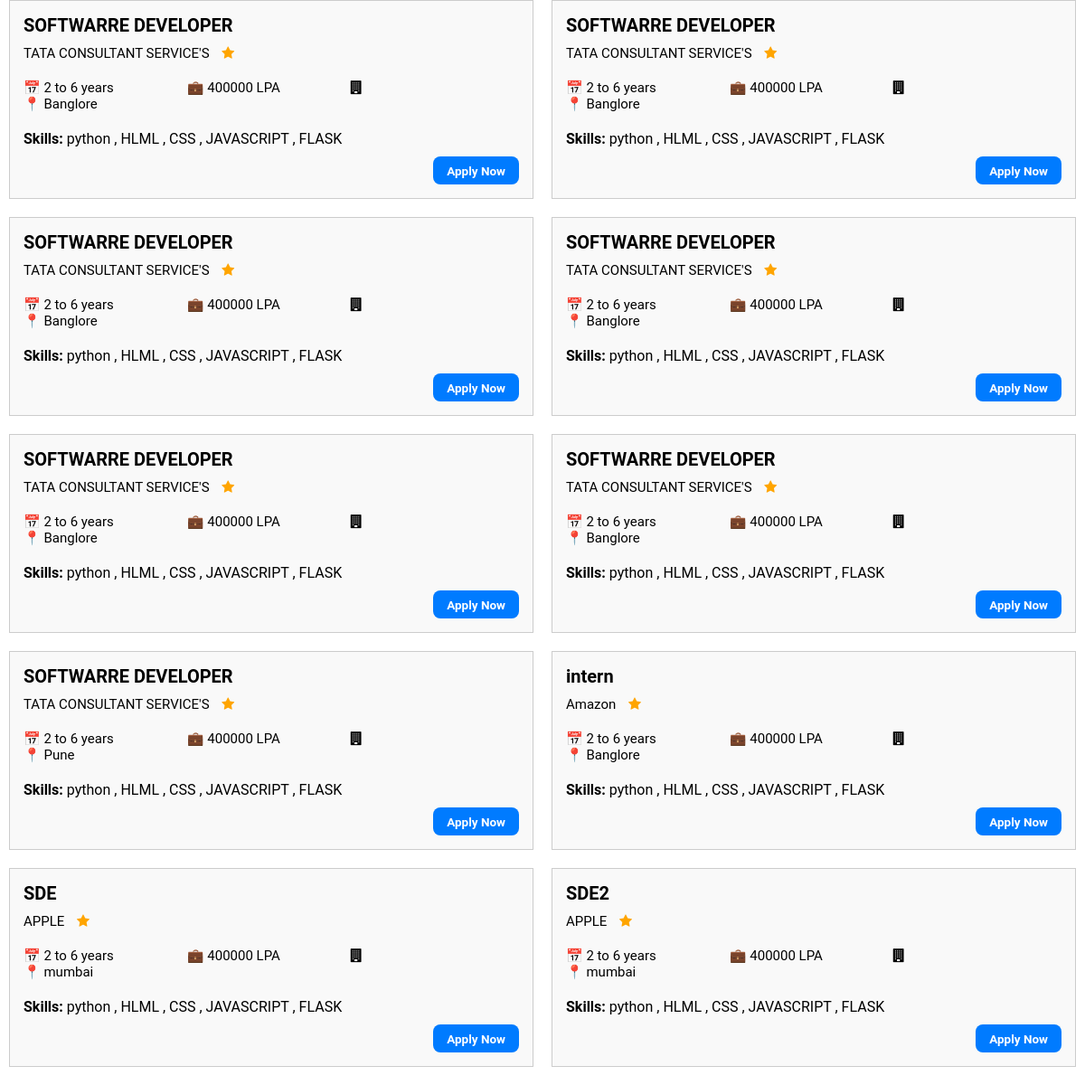
Screenshot of /search with the database file from the repository.
### backend/database.py (models this page shows)
class Job(db.Model):
    __tablename__ = 'jobs'
    id = db.Column(db.Integer, primary_key=True)
    title = db.Column(db.String(100), nullable=False)
    company = db.Column(db.String(100), nullable=False)
    experience = db.Column(db.String(50), nullable=False)
    vacancy = db.Column(db.String(50), nullable=False)
    location = db.Column(db.String(100), nullable=False)
    skills = db.Column(db.String(200), nullable=False)
    salary = db.Column(db.String(100), nullable=False)
    Categories = db.Column(db.String(100), nullable=False)

### backend/app.py (the view)
@app.route('/search')
def search():
    first_name = session.get('first_name', 'Guest')
    last_name = session.get('last_name', '')
    user_company = session.get('company')
    user_location = session.get('location')
    user_Categories = session.get('Categories')
    company = request.args.get('company', user_company or '').lower()
    location = request.args.get('location', user_location or '').lower()
    Categories = request.args.get('Categories', user_Categories or '').lower()
    per_page = 10
    page = request.args.get('page', 1, type=int)
    conn = sqlite3.connect(DB_PATH)
    conn.row_factory = sqlite3.Row
    c = conn.cursor()
    base_query = "FROM jobs WHERE 1=1"
    filters = []
    params = []
    if company:
        base_query += " AND LOWER(company) LIKE ?"
        params.append(f"%{company}%")
    if location:
        base_query += " AND LOWER(location) LIKE ?"
        params.append(f"%{location}%")
    if Categories:
        base_query += " AND LOWER(category) LIKE ?"
        params.append(f"%{Categories}%")
    count_query = "SELECT COUNT(*) " + base_query
    c.execute(count_query, params)
    total_jobs = c.fetchone()[0]
    search_query = "SELECT * " + base_query + " LIMIT ? OFFSET ?"
    paginated_params = params + [per_page, (page - 1) * per_page]
    print("Executing query:", search_query)
    c.execute(search_query, paginated_params)
    db_jobs = c.fetchall()
    conn.close()
    jobs = []
    for job in db_jobs:
        jobs.append({
            'id': job['id'],
            'title': job['title'],
            'company': job['company'],
            'location': job['location'],
            'Categories': job['Categories'],
            'experience': job['experience'],
            'salary': job['salary'],
            'skills': job['skills']
        })
    total_pages = (total_jobs // per_page) + (1 if total_jobs % per_page > 0 else 0)
    return render_template('indexsearch.html',
                           first_name=first_name,
                           last_name=last_name,
                           jobs=jobs,
                           company_filter=company,
                           location_filter=location,
                           Categories_filter=Categories,
                           current_page=page,
                           total_pages=total_pages)

### templates/indexsearch.html (shortened to what this page needs)
<!DOCTYPE html>
<html lang="en">
<head>
    <link rel="stylesheet" href="./static/style.css">
    <link rel="stylesheet" href="https://maxcdn.bootstrapcdn.com/font-awesome/4.7.0/css/font-awesome.min.css">
</head>
<body>
    {% for job in jobs %}
    <div class="width-50">
        <div class="recent-job-list" style="border: 1px solid #ccc; padding: 15px; margin-bottom: 20px; background-color: #f9f9f9;">
            <div class="width-100">
                <h4 class="job-title">{{ job['title'] }}</h4>
                <p class="job-company">{{ job['company'] }} <i class="fa fa-star"></i></p>
            </div>
            <div class="width-33">📅 {{ job['experience'] }}</div>
            <div class="width-33">💼 {{ job['salary'] or 'Not disclosed' }}</div>
            <div class="width-33"><i class="fa fa-building"></i> {{ job['category'] }}</div>
            <div class="width-33">📍 {{ job['location'] }}</div>
            <div class="width-100">
                <p class="job-skill"><b>Skills:</b> {{ job['skills'] }}</p>
            </div>
            <div class="width-100">
                <a href="{{ url_for('apply', job_id=job.id) }}" class="job-apply-button btn btn-primary">Apply Now</a>
            </div>
        </div>
    </div>
    {% endfor %}
</body>
</html>

### static/style.css (style rules this page uses)
* { padding: 0px; margin:0px; }
html, body { font-family: 'Roboto',sans-serif,arial; font-size: 15px; }
.width-100 { width: 100%; float: left; }
.width-50 { width: 50%; float: left; }
.width-33 { width:33%; float:left; }
.recent-job-list { float:left; background-color: #fff; padding: 20px; margin-left:10px; margin-right: 10px; margin-bottom: 20px; }
.job-title { font-size: 20px; }
.job-company { margin-top: 10px; margin-bottom: 20px; }
.job-company i { color:orange; margin-left: 10px; }
.job-skill { margin-top: 20px; margin-bottom: 10px; font-size: 16px; }
.job-apply-button { background: blue; padding: 10px; color: #fff; text-decoration: none; float:right; }
.btn { padding: 0.5rem 1rem; border: none; border-radius: 8px; cursor: pointer; text-decoration: none; font-size: 0.9rem; font-weight: 600; display: inline-block; transition: background-color 0.2s ease; }
.btn-primary { background-color: #007bff; color: #fff; }

### rows the page displays
Job: title "SOFTWARRE DEVELOPER", company "TATA CONSULTANT SERVICE'S", experience "2 to 6 years", salary "400000 LPA", location "Banglore", skills "python , HLML , CSS , JAVASCRIPT , FLASK"
Job: title "SOFTWARRE DEVELOPER", company "TATA CONSULTANT SERVICE'S", experience "2 to 6 years", salary "400000 LPA", location "Banglore", skills "python , HLML , CSS , JAVASCRIPT , FLASK"
Job: title "SOFTWARRE DEVELOPER", company "TATA CONSULTANT SERVICE'S", experience "2 to 6 years", salary "400000 LPA", location "Banglore", skills "python , HLML , CSS , JAVASCRIPT , FLASK"
Job: title "SOFTWARRE DEVELOPER", company "TATA CONSULTANT SERVICE'S", experience "2 to 6 years", salary "400000 LPA", location "Banglore", skills "python , HLML , CSS , JAVASCRIPT , FLASK"
Job: title "SOFTWARRE DEVELOPER", company "TATA CONSULTANT SERVICE'S", experience "2 to 6 years", salary "400000 LPA", location "Banglore", skills "python , HLML , CSS , JAVASCRIPT , FLASK"
Job: title "SOFTWARRE DEVELOPER", company "TATA CONSULTANT SERVICE'S", experience "2 to 6 years", salary "400000 LPA", location "Banglore", skills "python , HLML , CSS , JAVASCRIPT , FLASK"
Job: title "SOFTWARRE DEVELOPER", company "TATA CONSULTANT SERVICE'S", experience "2 to 6 years", salary "400000 LPA", location "Pune", skills "python , HLML , CSS , JAVASCRIPT , FLASK"
Job: title "intern", company "Amazon", experience "2 to 6 years", salary "400000 LPA", location "Banglore", skills "python , HLML , CSS , JAVASCRIPT , FLASK"
Job: title "SDE", company "APPLE", experience "2 to 6 years", salary "400000 LPA", location "mumbai", skills "python , HLML , CSS , JAVASCRIPT , FLASK"
Job: title "SDE2", company "APPLE", experience "2 to 6 years", salary "400000 LPA", location "mumbai", skills "python , HLML , CSS , JAVASCRIPT , FLASK"
